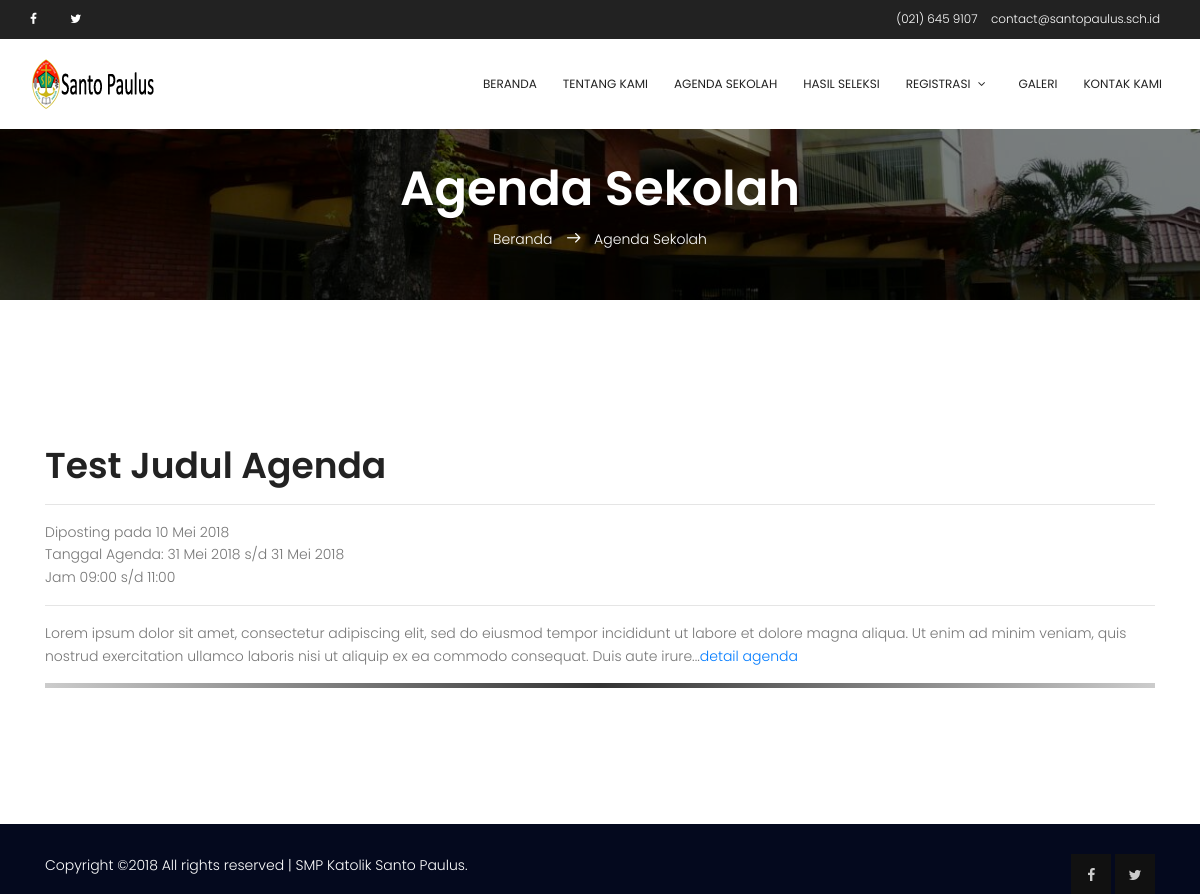
/?page=agenda, run on an earlier commit of the app's database.
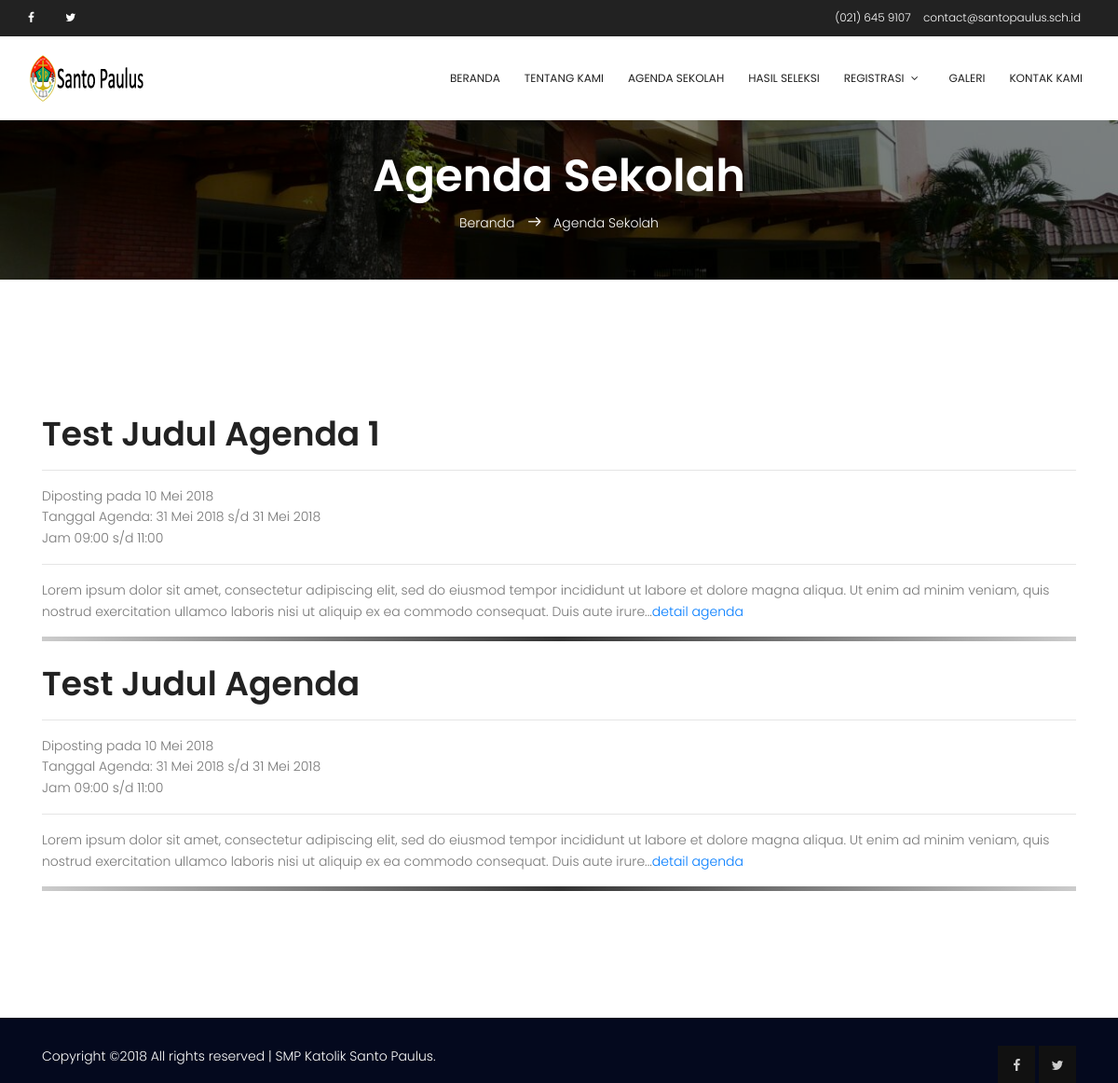
And on a later commit of the database.
### tables this page shows
CREATE TABLE `agenda` (
  `ag_id` int(11) NOT NULL,
  `ag_tgl_posting` date NOT NULL,
  `ag_tgl_mulai` date NOT NULL,
  `ag_tgl_selesai` date NOT NULL,
  `ag_jam` varchar(50) NOT NULL,
  `ag_judul` varchar(100) NOT NULL,
  `ag_konten` text NOT NULL,
  `ag_tipe` enum('agenda','pengumuman') NOT NULL,
  `ag_publish` enum('Y','N') NOT NULL
);

### digi_canvas.php (called while the page is built, shortened)
<?php
require("includes/constants.php");
require('includes/class.db.php');
$database = DB::getInstance();
require("includes/common_helper.php");
include("template/v_header.php");
include("template/v_content.php");
include("template/v_footer.php");
?>

### includes/constants.php (called while the page is built, shortened)
<?php
$baseurl = "http://".$_SERVER['HTTP_HOST'].str_replace(basename($_SERVER['SCRIPT_NAME']),"",$_SERVER['SCRIPT_NAME']);
?>

### includes/class.db.php (called while the page is built, shortened)
<?php
class DB
{
    private $link = null;
    static $inst = null;
    public function __construct()
    {
        try {
            $this->link = new mysqli( DB_HOST, DB_USER, DB_PASS, DB_NAME );
            $this->link->set_charset( "utf8" );
        } catch ( Exception $e ) {
            die( 'Unable to connect to database' );
        }
    }
    public function get_results( $query, $object = false )
    {
        $results = $this->link->query( $query );
        if( $this->link->error )
        {
            $this->log_db_errors( $this->link->error, $query );
            return false;
        }
        else
        {
            $row = array();
            while( $r = ( !$object ) ? $results->fetch_assoc() : $results->fetch_object() )
            {
                $row[] = $r;
            }
            return $row;
        }
    }
    static function getInstance()
    {
        if( self::$inst == null )
        {
            self::$inst = new DB();
        }
        return self::$inst;
    }
}

### includes/common_helper.php (called while the page is built, shortened)
<?php
function tgl_indo($tgl){
    $tanggal = substr($tgl,8,2);
    $bulan = getBulan(substr($tgl,5,2));
    $tahun = substr($tgl,0,4);
    return $tanggal.' '.$bulan.' '.$tahun;
}
function getBulan($bln){
    switch ($bln){
        case 5:
            return "Mei";
            break;
    }
}
?>

### modules/agenda/page_agenda.php (the view, shortened to what this page needs)
<?php
    $pagetitle = "Agenda Sekolah";
?>
<section class="banner-area relative">
    <div class="overlay overlay-bg"></div>
    <div class="container">
        <div class="row d-flex align-items-center justify-content-center">
            <div class="about-content col-lg-12">
                <h1 class="text-white">
                    <?php echo ucfirst($pagetitle);?>
                </h1>
                <p class="text-white link-nav"><a href="<?php echo $baseurl;?>">Beranda </a>  <span class="lnr lnr-arrow-right"></span>  <?php echo ucfirst($pagetitle);?></p>
            </div>
        </div>
    </div>
</section>
<section class="section-gap">
<div class="container">
    <div class="row">
        <div class="col-md-12">
    <?php
    $query = "SELECT * FROM agenda WHERE ag_tipe = 'agenda' ORDER BY ag_id DESC";
    $results = $database->get_results( $query );
    foreach( $results as $row )
    {
        $fid = (int)$row['ag_id'];
        $title = $row['ag_judul'];
        $tglposting = tgl_indo($row['ag_tgl_posting']);
        $tglmulai = tgl_indo($row['ag_tgl_mulai']);
        $tglselesai = tgl_indo($row['ag_tgl_selesai']);
        $jam = $row['ag_jam'];
        $content = nl2br(html_entity_decode($row['ag_konten']), TRUE);
        $fcontent = substr($content,0,250);
        $fcontent = substr($content,0,strrpos($fcontent," "));
        echo '
        <h1 class="mt-4">'.$title.'</h1>
        <hr>
        <p>Diposting pada '.$tglposting.'<br>Tanggal Agenda: '.$tglmulai.' s/d '.$tglselesai.'<br>Jam '.$jam.'</p>
        <hr>
        '.$fcontent.'...<a href="?page=detail-agenda&q='.$fid.'">detail agenda</a>
        <hr style="height:5px; background: #333; background-image: linear-gradient(to right, #ccc, #333, #ccc); border:0;">
        ';
    }
    ?>
        </div>
    </div>
</div>
</section>

What changed in the data, as far as the page shows it:
added agenda: ag_judul "Test Judul Agenda 1", ag_tgl_posting "10 Mei 2018", ag_tgl_mulai "31 Mei 2018", ag_tgl_selesai "31 Mei 2018", ag_jam "09:00 s/d 11:00", ag_konten "Lorem ipsum dolor sit amet, consectetur adipiscing elit, sed do eiusmod tempor incididunt ut labore et dolore magna aliqua. Ut enim ad minim veniam, quis nostrud exercitation ullamco laboris nisi ut aliquip ex ea commodo consequat. Duis aute irure"
